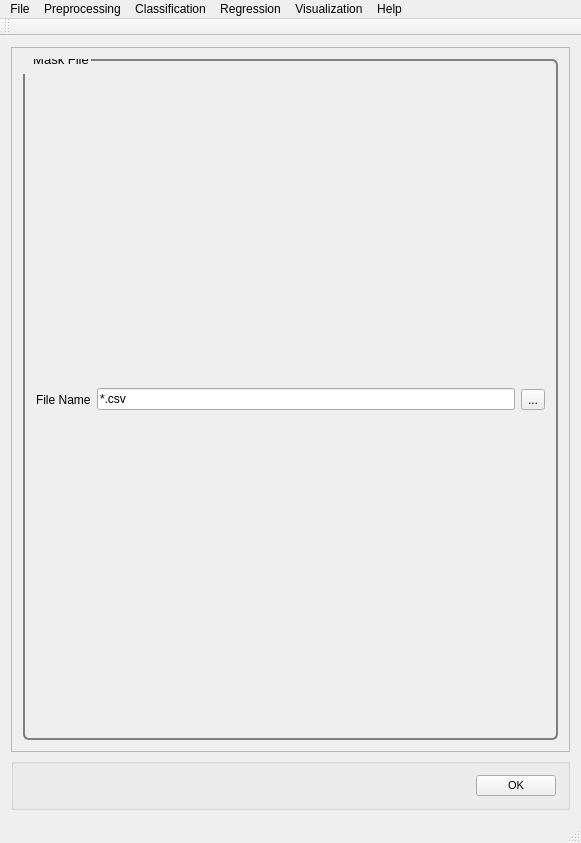
<?xml version="1.0" encoding="UTF-8"?>
<ui version="4.0">
 <class>MainWindow</class>
 <widget class="QMainWindow" name="MainWindow">
  <property name="geometry">
   <rect>
    <x>0</x>
    <y>0</y>
    <width>581</width>
    <height>843</height>
   </rect>
  </property>
  <property name="windowTitle">
   <string>PYSAT</string>
  </property>
  <widget class="QWidget" name="centralWidget">
   <layout class="QVBoxLayout" name="verticalLayout_9">
    <item>
     <widget class="QScrollArea" name="scrollArea">
      <property name="widgetResizable">
       <bool>true</bool>
      </property>
      <widget class="QWidget" name="scrollAreaWidgetContents_2">
       <property name="geometry">
        <rect>
         <x>0</x>
         <y>0</y>
         <width>561</width>
         <height>721</height>
        </rect>
       </property>
       <property name="font">
        <font>
         <pointsize>8</pointsize>
        </font>
       </property>
       <property name="styleSheet">
        <string notr="true">QGroupBox {
  border: 2px solid gray;
  border-radius: 6px;
  margin-top: 0.5em;
}

QGroupBox::title {

  padding-top: -14px;
  padding-left: 8px;
}
</string>
       </property>
       <layout class="QVBoxLayout" name="verticalLayout_8">
        <item>
         <widget class="QGroupBox" name="get_mask">
          <property name="font">
           <font>
            <pointsize>10</pointsize>
           </font>
          </property>
          <property name="title">
           <string>Mask File</string>
          </property>
          <layout class="QHBoxLayout" name="horizontalLayout">
           <item>
            <widget class="QLabel" name="get_mask_label">
             <property name="text">
              <string>File Name</string>
             </property>
            </widget>
           </item>
           <item>
            <widget class="QLineEdit" name="get_mask_line_edit">
             <property name="text">
              <string extracomment="Make this change whenever a new file is selected">*.csv</string>
             </property>
             <property name="readOnly">
              <bool>true</bool>
             </property>
            </widget>
           </item>
           <item>
            <widget class="QToolButton" name="get_mask_button">
             <property name="text">
              <string>...</string>
             </property>
            </widget>
           </item>
          </layout>
         </widget>
        </item>
       </layout>
      </widget>
     </widget>
    </item>
    <item>
     <widget class="QGroupBox" name="OK">
      <layout class="QHBoxLayout" name="ok">
       <item>
        <spacer name="horizontalSpacer_5">
         <property name="orientation">
          <enum>Qt::Horizontal</enum>
         </property>
         <property name="sizeHint" stdset="0">
          <size>
           <width>40</width>
           <height>20</height>
          </size>
         </property>
        </spacer>
       </item>
       <item>
        <widget class="QPushButton" name="okButton">
         <property name="font">
          <font>
           <pointsize>8</pointsize>
          </font>
         </property>
         <property name="mouseTracking">
          <bool>false</bool>
         </property>
         <property name="text">
          <string>OK</string>
         </property>
        </widget>
       </item>
      </layout>
     </widget>
    </item>
   </layout>
  </widget>
  <widget class="QToolBar" name="mainToolBar">
   <attribute name="toolBarArea">
    <enum>TopToolBarArea</enum>
   </attribute>
   <attribute name="toolBarBreak">
    <bool>false</bool>
   </attribute>
  </widget>
  <widget class="QStatusBar" name="statusBar"/>
  <widget class="QMenuBar" name="menuBar">
   <property name="geometry">
    <rect>
     <x>0</x>
     <y>0</y>
     <width>581</width>
     <height>21</height>
    </rect>
   </property>
   <widget class="QMenu" name="menuFile">
    <property name="title">
     <string>File</string>
    </property>
    <addaction name="actionLoad_Refence_Data"/>
    <addaction name="actionLoad_Unknown_Data"/>
    <addaction name="actionSet_output_location"/>
    <addaction name="separator"/>
    <addaction name="actionSave_Current_Plots"/>
    <addaction name="actionSave_Current_Data"/>
    <addaction name="separator"/>
    <addaction name="actionCreate_New_Workflow"/>
    <addaction name="actionSave_Current_Workflow"/>
    <addaction name="separator"/>
    <addaction name="actionExit"/>
   </widget>
   <widget class="QMenu" name="menuPreprocessing">
    <property name="title">
     <string>Preprocessing</string>
    </property>
    <widget class="QMenu" name="menuBaseline_Removal">
     <property name="title">
      <string>Baseline Removal</string>
     </property>
     <addaction name="actionALS"/>
     <addaction name="actionDietrich"/>
     <addaction name="actionPolyFit"/>
     <addaction name="actionAirPLS"/>
     <addaction name="actionFABC"/>
     <addaction name="actionKK"/>
     <addaction name="actionMario"/>
     <addaction name="actionMedian"/>
     <addaction name="actionRubberband"/>
     <addaction name="actionUndecimated_Wavelet"/>
    </widget>
    <widget class="QMenu" name="menuCalibration_Transfer">
     <property name="title">
      <string>Calibration Transfer</string>
     </property>
     <addaction name="actionRatio"/>
     <addaction name="actionTommy_s_Methgod"/>
     <addaction name="actionPiecewise_Direct_Standardization"/>
     <addaction name="actionOthers_3"/>
    </widget>
    <addaction name="actionNormalization"/>
    <addaction name="actionNoise_Reduction"/>
    <addaction name="actionApply_Mask"/>
    <addaction name="actionInterpolate"/>
    <addaction name="actionInstrument_Response"/>
    <addaction name="menuBaseline_Removal"/>
    <addaction name="menuCalibration_Transfer"/>
    <addaction name="actionICA_2"/>
    <addaction name="actionPCA_2"/>
   </widget>
   <widget class="QMenu" name="menuRegression">
    <property name="title">
     <string>Regression</string>
    </property>
    <addaction name="actionCross_Validation"/>
    <addaction name="actionTrain"/>
    <addaction name="actionPredict"/>
    <addaction name="actionCreate_N_Folds"/>
    <addaction name="actionCreate_Test_Folds"/>
    <addaction name="actionSubmodel_Ranges"/>
   </widget>
   <widget class="QMenu" name="menuHelp">
    <property name="title">
     <string>Help</string>
    </property>
    <addaction name="actionIndex"/>
    <addaction name="actionContent_2"/>
    <addaction name="separator"/>
    <addaction name="actionAbout"/>
    <addaction name="actionAbout_QtCreator"/>
   </widget>
   <widget class="QMenu" name="menuClassification">
    <property name="title">
     <string>Classification</string>
    </property>
    <widget class="QMenu" name="menuSupervised">
     <property name="title">
      <string>Supervised</string>
     </property>
     <addaction name="actionPLS_DA"/>
     <addaction name="actionSIMCA"/>
    </widget>
    <widget class="QMenu" name="menuClustering">
     <property name="title">
      <string>Clustering</string>
     </property>
     <addaction name="actionK_means"/>
     <addaction name="actionHierarchical_2"/>
    </widget>
    <addaction name="menuSupervised"/>
    <addaction name="menuClustering"/>
   </widget>
   <widget class="QMenu" name="menuVisualization">
    <property name="title">
     <string>Visualization</string>
    </property>
    <addaction name="actionLine_Plot"/>
    <addaction name="action1_to_1_Plot"/>
    <addaction name="actionScatter_Plot"/>
   </widget>
   <addaction name="menuFile"/>
   <addaction name="menuPreprocessing"/>
   <addaction name="menuClassification"/>
   <addaction name="menuRegression"/>
   <addaction name="menuVisualization"/>
   <addaction name="menuHelp"/>
  </widget>
  <action name="actionLoad_Refence_Data">
   <property name="text">
    <string>Load Refence Data</string>
   </property>
  </action>
  <action name="actionLoad_Unknown_Data">
   <property name="text">
    <string>Load Unknown Data</string>
   </property>
  </action>
  <action name="actionSave_Current_Workflow">
   <property name="text">
    <string>Save Current Workflow</string>
   </property>
  </action>
  <action name="actionSave_Current_Plots">
   <property name="text">
    <string>Save Current Plots</string>
   </property>
  </action>
  <action name="actionSave_Current_Data">
   <property name="text">
    <string>Save Current Data</string>
   </property>
  </action>
  <action name="actionCreate_New_Workflow">
   <property name="text">
    <string>Create New Workflow</string>
   </property>
  </action>
  <action name="actionNoise_Reduction">
   <property name="text">
    <string>Noise Reduction</string>
   </property>
  </action>
  <action name="actionApply_Mask">
   <property name="text">
    <string>Apply Mask</string>
   </property>
  </action>
  <action name="actionInterpolate">
   <property name="text">
    <string>Interpolate (unknown to known)</string>
   </property>
  </action>
  <action name="actionInstrument_Response">
   <property name="text">
    <string>Instrument Response</string>
   </property>
  </action>
  <action name="actionALS">
   <property name="text">
    <string>ALS</string>
   </property>
  </action>
  <action name="actionDietrich">
   <property name="text">
    <string>Dietrich</string>
   </property>
  </action>
  <action name="actionPolyFit">
   <property name="text">
    <string>PolyFit</string>
   </property>
  </action>
  <action name="actionAirPLS">
   <property name="text">
    <string>AirPLS</string>
   </property>
  </action>
  <action name="actionFABC">
   <property name="text">
    <string>FABC</string>
   </property>
  </action>
  <action name="actionKK">
   <property name="text">
    <string>KK</string>
   </property>
  </action>
  <action name="actionMario">
   <property name="text">
    <string>Mario</string>
   </property>
  </action>
  <action name="actionMedian">
   <property name="text">
    <string>Median</string>
   </property>
  </action>
  <action name="actionRubberband">
   <property name="text">
    <string>Rubberband</string>
   </property>
  </action>
  <action name="actionUndecimated_Wavelet">
   <property name="text">
    <string>Undecimated Wavelet</string>
   </property>
  </action>
  <action name="actionRatio">
   <property name="text">
    <string>Ratio</string>
   </property>
  </action>
  <action name="actionTommy_s_Methgod">
   <property name="text">
    <string>Tommy's Method</string>
   </property>
  </action>
  <action name="actionPiecewise_Direct_Standardization">
   <property name="text">
    <string>Piecewise Direct Standardization</string>
   </property>
  </action>
  <action name="actionPCA">
   <property name="text">
    <string>PCA</string>
   </property>
  </action>
  <action name="actionICA">
   <property name="text">
    <string>ICA</string>
   </property>
  </action>
  <action name="actionK_Means">
   <property name="text">
    <string>K-Means</string>
   </property>
  </action>
  <action name="actionHierarchical">
   <property name="text">
    <string>Hierarchical</string>
   </property>
  </action>
  <action name="actionOthers">
   <property name="text">
    <string>Others...</string>
   </property>
  </action>
  <action name="actionOthers_2">
   <property name="text">
    <string>Others...</string>
   </property>
  </action>
  <action name="actionOthers_3">
   <property name="text">
    <string>Others...</string>
   </property>
  </action>
  <action name="actionPLS">
   <property name="text">
    <string>PLS</string>
   </property>
  </action>
  <action name="actionSM_PLS">
   <property name="text">
    <string>SM-PLS</string>
   </property>
  </action>
  <action name="actionICA_Regression">
   <property name="text">
    <string>ICA Regression</string>
   </property>
  </action>
  <action name="actionGaussian_Process">
   <property name="text">
    <string>Gaussian Process</string>
   </property>
  </action>
  <action name="actionMLP">
   <property name="text">
    <string>MLP</string>
   </property>
  </action>
  <action name="actionSVM">
   <property name="text">
    <string>SVM</string>
   </property>
  </action>
  <action name="actionOthers_4">
   <property name="text">
    <string>Others...</string>
   </property>
  </action>
  <action name="actionOthers_5">
   <property name="text">
    <string>Others...</string>
   </property>
  </action>
  <action name="actionIndex">
   <property name="text">
    <string>Index</string>
   </property>
  </action>
  <action name="actionContent_2">
   <property name="text">
    <string>Content</string>
   </property>
  </action>
  <action name="actionAbout">
   <property name="text">
    <string>About...</string>
   </property>
  </action>
  <action name="actionAbout_QtCreator">
   <property name="text">
    <string>About Qt...</string>
   </property>
  </action>
  <action name="actionExit">
   <property name="text">
    <string>Exit</string>
   </property>
  </action>
  <action name="actionNormalization">
   <property name="text">
    <string>Normalization</string>
   </property>
  </action>
  <action name="actionICA_2">
   <property name="text">
    <string>ICA</string>
   </property>
  </action>
  <action name="actionPCA_2">
   <property name="text">
    <string>PCA</string>
   </property>
  </action>
  <action name="actionPLS_DA">
   <property name="text">
    <string>PLS-DA</string>
   </property>
  </action>
  <action name="actionSIMCA">
   <property name="text">
    <string>SIMCA</string>
   </property>
  </action>
  <action name="actionK_means">
   <property name="text">
    <string>K-means</string>
   </property>
  </action>
  <action name="actionHierarchical_2">
   <property name="text">
    <string>Hierarchical</string>
   </property>
  </action>
  <action name="actionCross_Validation">
   <property name="text">
    <string>Cross Validation</string>
   </property>
  </action>
  <action name="actionTrain">
   <property name="text">
    <string>Train</string>
   </property>
  </action>
  <action name="actionPredict">
   <property name="text">
    <string>Predict</string>
   </property>
  </action>
  <action name="actionLine_Plot">
   <property name="text">
    <string>Line Plot</string>
   </property>
  </action>
  <action name="action1_to_1_Plot">
   <property name="text">
    <string>1 to 1 Plot</string>
   </property>
  </action>
  <action name="actionScatter_Plot">
   <property name="text">
    <string>Scatter Plot</string>
   </property>
  </action>
  <action name="actionSet_output_location">
   <property name="text">
    <string>Output Location</string>
   </property>
  </action>
  <action name="actionCreate_N_Folds">
   <property name="text">
    <string>Create N Folds</string>
   </property>
  </action>
  <action name="actionCreate_Test_Folds">
   <property name="text">
    <string>Create Test Folds</string>
   </property>
  </action>
  <action name="actionSubmodel_Ranges">
   <property name="text">
    <string>Submodel Ranges</string>
   </property>
  </action>
 </widget>
 <layoutdefault spacing="6" margin="11"/>
 <resources/>
 <connections/>
</ui>
